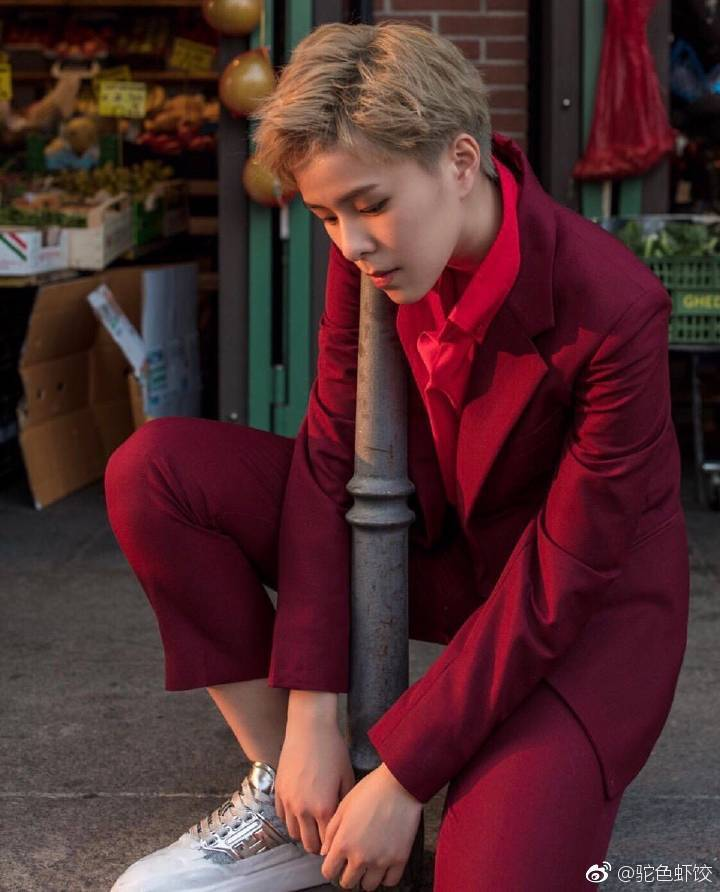
#> input picture Server/util/remove_watermarking/cai.jpg, 720 x 892 px
$ python rm_water.py
#> lines starting #> are read from the running program, lines starting #| are printed output that depends on the picture; after the words box and inside, x2 and y2 are one past the last pixel; in counts of white or black regions, pixels touching at a corner belong together
# -*- encoding: utf-8 -*-

'''
author:
	crusher
modify:
	2019/03/19
'''

import cv2
import numpy as np

#rects = ((width - 170, height - 38, width, height),(1, 1, 164, 100)) # position of the water (left_top and right_bottom)


'''
Parameter:
	dir -- direction of the water
	path -- path of the source pic
'''

def work(path, dir):
#> called with path = 'cai.jpg', dir = 'right_bottom'
	img = cv2.imread(path)
#> img is the input picture: shape (892, 720, 3); mean B, G, R 46.5, 43.8, 79.6
	height, width = img.shape[0:2]
#> height = 892; width = 720

	mask = np.zeros((height, width), np.uint8)

	if dir == 'left_top':
		rect = (1, 1, 164, 100)
	elif dir == 'right_bottom':
		rect = (width - 170, height - 38, width, height)
#> rect = (550, 854, 720, 892)

	x1, y1, x2, y2 = rect
#> x1 = 550; y1 = 854; x2 = 720; y2 = 892
	cv2.rectangle(mask, (x1, y1), (x2, y2), (255, 255, 255), -1)
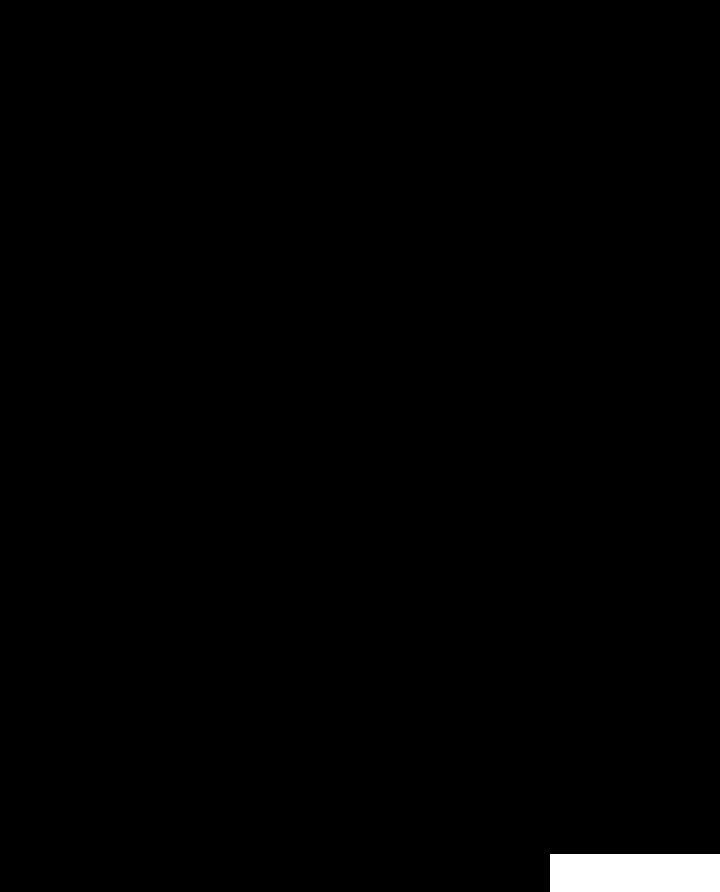
#> mask: shape (892, 720); 1% white; 1 white region, box (x1, y1, x2, y2) and area: (550, 854, 720, 892) 6460
	img = cv2.inpaint(img, mask, 1.5, cv2.INPAINT_TELEA)

	cv2.imwrite('G:/Transfer/tmp/after_rm_water.jpg', img)


if __name__ == '__main__':
	work('cai.jpg', 'right_bottom')

$ run again, with Server/util/remove_watermarking/hillary.jpg copied over Server/util/remove_watermarking/cai.jpg
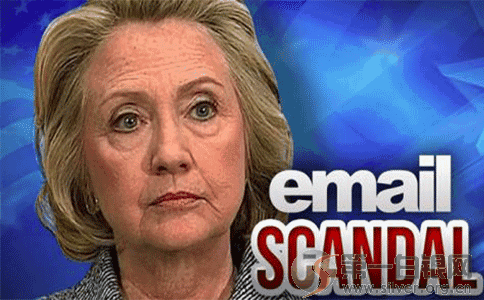
#> input picture Server/util/remove_watermarking/hillary.jpg, 484 x 300 px
#> in work, img is the input picture: shape (300, 484, 3); mean B, G, R 123.1, 99.7, 109.9
#> in work, `cv2.rectangle(mask, (x1, y1), (x2, y2), (255, 255, 255), -1)`:
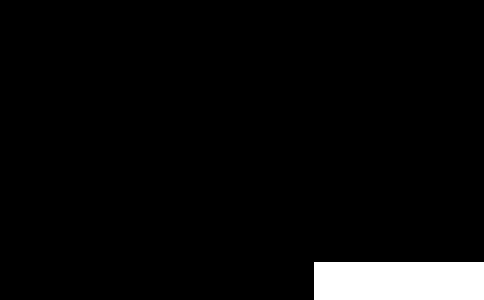
#> mask: shape (300, 484); 4.4% white; 1 white region, box (x1, y1, x2, y2) and area: (314, 262, 484, 300) 6460
#> in work, `img = cv2.inpaint(img, mask, 1.5, cv2.INPAINT_TELEA)`:
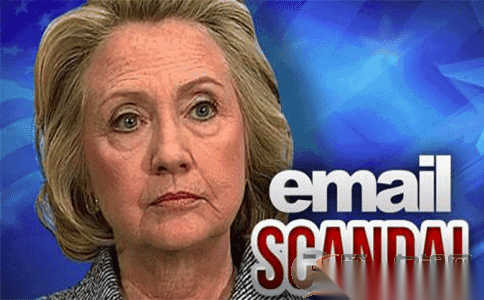
#> img: shape (300, 484, 3); mean B, G, R 123.5, 100.1, 110.9

$ run again, with Server/util/remove_watermarking/ok.jpg copied over Server/util/remove_watermarking/cai.jpg
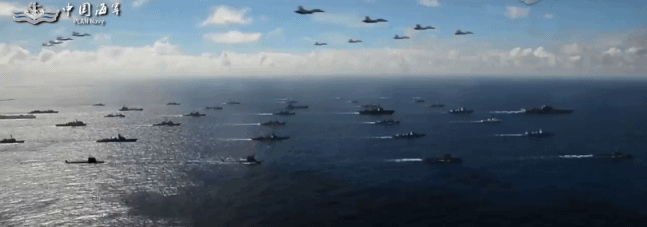
#> input picture Server/util/remove_watermarking/ok.jpg, 647 x 227 px
#> in work, img is the input picture: shape (227, 647, 3); mean B, G, R 122.2, 109.4, 95.5
#> in work, `cv2.rectangle(mask, (x1, y1), (x2, y2), (255, 255, 255), -1)`:
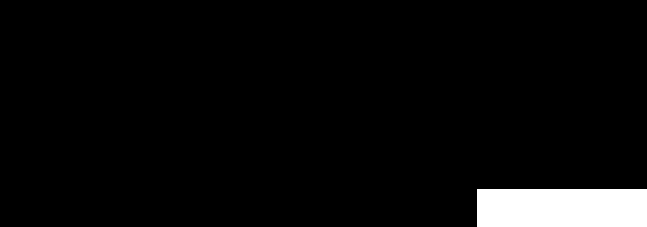
#> mask: shape (227, 647); 4.4% white; 1 white region, box (x1, y1, x2, y2) and area: (477, 189, 647, 227) 6460
